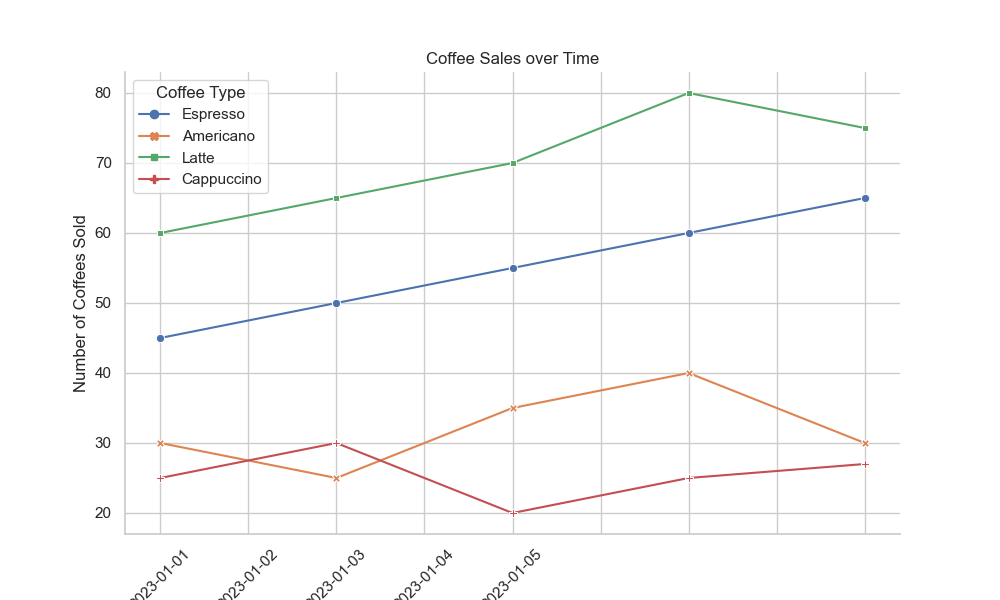

Write Python code to recreate this figure.

import pandas as pd
import seaborn as sns
import matplotlib.pyplot as plt

# Prepare the data
data = [
    {'Date': '2023-01-01', 'Espresso': 45, 'Americano': 30, 'Latte': 60, 'Cappuccino': 25},
    {'Date': '2023-01-02', 'Espresso': 50, 'Americano': 25, 'Latte': 65, 'Cappuccino': 30},
    {'Date': '2023-01-03', 'Espresso': 55, 'Americano': 35, 'Latte': 70, 'Cappuccino': 20},
    {'Date': '2023-01-04', 'Espresso': 60, 'Americano': 40, 'Latte': 80, 'Cappuccino': 25},
    {'Date': '2023-01-05', 'Espresso': 65, 'Americano': 30, 'Latte': 75, 'Cappuccino': 27}
]
df = pd.DataFrame(data)
df['Date'] = pd.to_datetime(df['Date'])

# Melt the dataframe to work with seaborn's lineplot
df_melted = df.melt('Date', var_name='Coffee', value_name='Sales')

# Plotting
sns.set_theme(style="whitegrid")
plt.figure(figsize=(10, 6))
lineplot = sns.lineplot(x='Date', y='Sales', hue='Coffee', style='Coffee', markers=True, dashes=False, data=df_melted)

# Beautify the plot
plt.title('Coffee Sales over Time')
plt.xlabel('Date')
plt.ylabel('Number of Coffees Sold')
plt.legend(title='Coffee Type')
lineplot.set_xticklabels(df['Date'].dt.strftime('%Y-%m-%d'), rotation=45)
sns.despine()

# Show the plot
plt.show()
